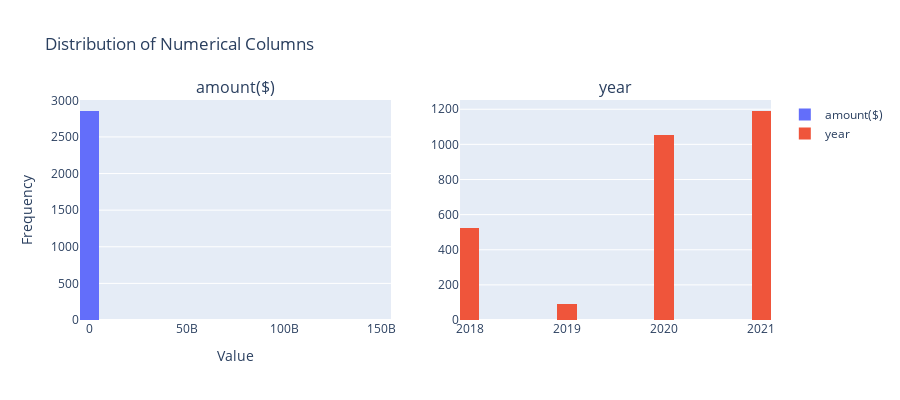

Notebook code cell kept with this figure:
### Markdown cell above
Numerical Variables

### Code cell
# Summary statistics for numerical columns
numerical_summary = final_dataset.describe()

# Create a figure with subplots for each numerical column
fig = make_subplots(rows=1, cols=len(numerical_summary.columns) - 1, subplot_titles=numerical_summary.columns[1:])

# Iterate over numerical columns and add histograms to subplots
for i, column in enumerate(numerical_summary.columns[1:], start=1):  # Start from the second column
    fig.add_trace(go.Histogram(x=final_dataset[column], nbinsx=20, name=column), row=1, col=i)

# Update the layout
fig.update_layout(title='Distribution of Numerical Columns',
                  xaxis_title='Value',
                  yaxis_title='Frequency',
                  height=400,  # Set the height of the figure
                  width=900)  # Set the width of the figure

# Show the plot
fig.show()

### Figure 1 — Plotly figure (JSON) as saved in the notebook; plotly's stock layout.template omitted (floating-point values rounded to 4 significant figures; data arrays with more than 128 entries replaced by an {"elided": "..."} marker saying what was removed)
{"data": [{"name": "amount($)", "nbinsx": 20, "type": "histogram", "x": {"elided": "2856 float values"}, "xaxis": "x", "yaxis": "y"}, {"name": "year", "nbinsx": 20, "type": "histogram", "x": {"elided": "2856 int values"}, "xaxis": "x2", "yaxis": "y2"}], "layout": {"annotations": [{"font": {"size": 16}, "showarrow": false, "text": "amount($)", "x": 0.225, "xanchor": "center", "xref": "paper", "y": 1, "yanchor": "bottom", "yref": "paper"}, {"font": {"size": 16}, "showarrow": false, "text": "year", "x": 0.775, "xanchor": "center", "xref": "paper", "y": 1, "yanchor": "bottom", "yref": "paper"}], "height": 400, "title": {"text": "Distribution of Numerical Columns"}, "width": 900, "xaxis": {"anchor": "y", "domain": [0, 0.45], "title": {"text": "Value"}}, "xaxis2": {"anchor": "y2", "domain": [0.55, 1]}, "yaxis": {"anchor": "x", "domain": [0, 1], "title": {"text": "Frequency"}}, "yaxis2": {"anchor": "x2", "domain": [0, 1]}}}
